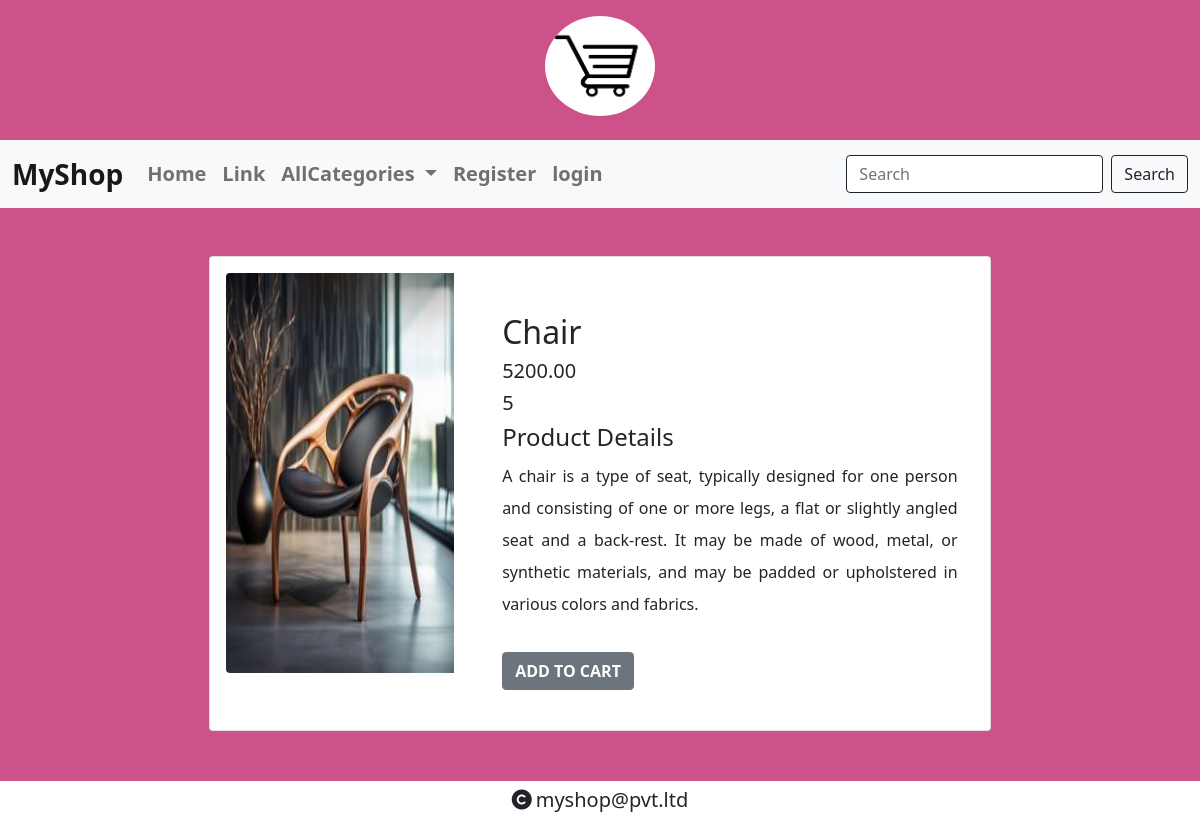
The page /details/2 on the database its author committed.
### shop/models.py (models this page shows, shortened)
class Product(models.Model):
    name=models.CharField(max_length=20)
    desc=models.TextField()
    image=models.ImageField(upload_to="products")
    price=models.DecimalField(max_digits=10,decimal_places=2)
    stock=models.IntegerField()
    available=models.BooleanField(default=True)
    created=models.DateTimeField(auto_now_add=True) #one time
    updated=models.DateTimeField(auto_now=True) #change every time we update record
    category=models.ForeignKey(Category,on_delete=models.CASCADE)

### shop/views.py (the view)
# urls.py: path('details/<int:p>',views.productdetails,name='details'),
def productdetails(request,p):
    pro=Product.objects.get(id=p)
    context={'product':pro}
    return render(request,'detail.html',context)

### cart/context_processors.py (called while the page is built, shortened)
def count_items(request):
    u=request.user
    count=0
    return {'c':count}

### shop/context_processors.py (called while the page is built)
def menu_links(request):
    c=Category.objects.all()
    return {'links':c}  #we can use this data globally across all web pages inside our app

### templates/detail.html
{% extends 'base.html' %}
{% load static %}
{% block content %}
<div class="container mt-5" style="margin-bottom:100px;">
    <div class="card mb-3 mx-auto" style="max-width:70%;">
  <div class="row g-0">
    <div class="col-md-4 p-3">
      <img src="{{product.image.url}}" class="rounded-start" height="400px" width="100%" alt="...">
    </div>
    <div class="col-md-8 mt-4 p-3">
      <div class="card-body">
        <h2 class="card-title">{{product.name}}</h2>
        <h5>{{product.price}}</h5>
        <h5>{{product.stock}}</h5>
        <h4>Product Details</h4>
        <p class="card-text" style="line-height:2;text-align:justify">{{product.desc}}</p>
          {% if user.is_superuser == True %}
            {% if product.stock > 0 %}
          <h5>Product In stock</h5>
           <a href="{% url 'shop:addstock' product.id %}" class="btn btn-secondary fw-bold mt-3 mb-2 text-center">ADD STOCK</a>
          {% else %}
          <h5>Product Out of stock</h5>
           <a href="{% url 'shop:addstock' product.id %}" class="btn btn-secondary fw-bold mt-3 mb-2 text-center">ADD STOCK</a>
          {% endif %}
          {% else %}
          {% if product.stock > 0 %}
          <a href="{% url 'cart:addtocart' product.id %}" class="btn btn-secondary fw-bold mt-3 mb-2 text-center">ADD TO CART</a>
          {% else %}
          <h5>Product Out of stock</h5>
          {% endif %}
          {% endif %}
      </div>
    </div>
  </div>
</div>
</div>
{% endblock %}

### static/css/style.css (style rules this page uses)
body { background-color:#cc5289; }

### rows shown on the page
Product: image (picture), name "Chair", price "5200.00", stock "5", desc "A chair is a type of seat, typically designed for one person and consisting of one or more legs, a flat or slightly angled seat and a back-rest. It may be made of wood, metal, or synthetic materials, and may be padded or upholstered in various colors and fabrics."
